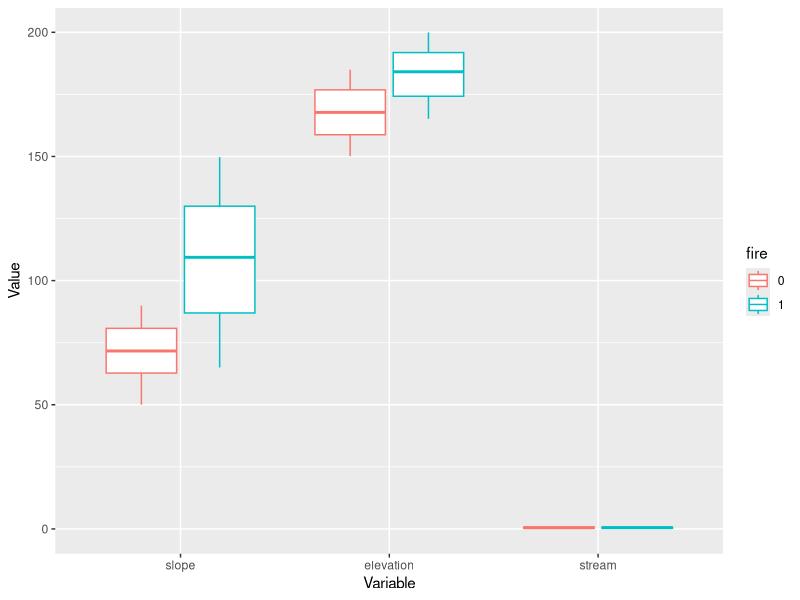
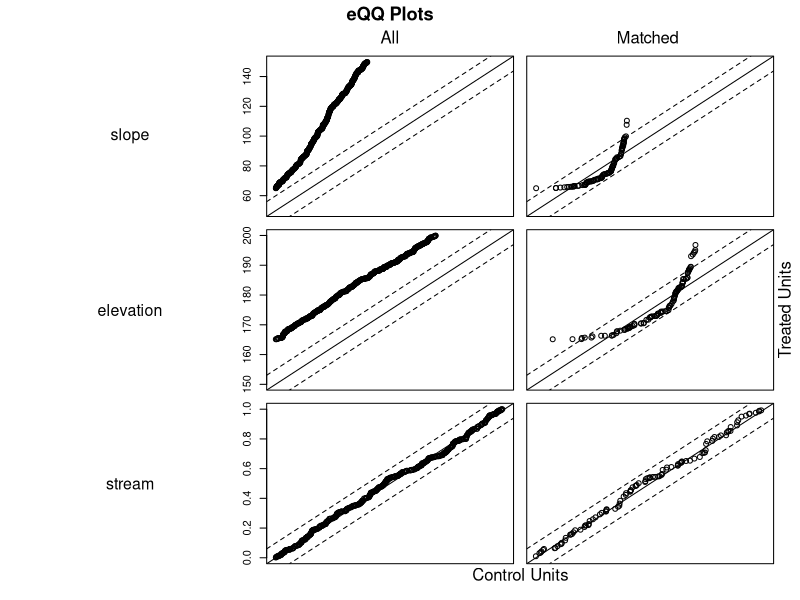

Write R code to recreate these figures, in order.
## ---- chunk 1
knitr::opts_chunk$set(echo = TRUE)

### Install MatchIt if you need to
install.packages("MatchIt",
                 repos = "http://cran.us.r-project.org")

### Load libraries
library(tidyverse)
library(MatchIt)
## ---- chunk 2
### Function to simulate data and write it as a dataframe
simulate_data <- function(){
  
  ### Create variables in a dataframe
  
  ### Make column for observation ID
  df <- data.frame(id = seq(1,1000),
                   
                   ### Add columns for explanatory variables
                   
                   ### Add column for treatment variable
                   fire = c(rep(0,500), rep(1,500)),
                   
                   ### And the rest of the covariates
                   slope = c(runif(500, min = 50, max = 90), 
                             runif(500, min = 65, max = 150)),
                   elevation = c(runif(500, min = 150, max = 185), 
                                 runif(500, min = 165, max = 200)),
                   stream = runif(1000, min = 0, max = 1),
                   
                   ### And the error term
                   error = rnorm(1000, mean = 0, sd = 5))
  
  ### Add a slope*slope variable
  df <- df %>%
    mutate(slope2 = slope^2)
  
  ### Make column for outcome variable (species richness) 
  df <- df %>%
    mutate(species_richness = 1 + 5*fire + 0.07*slope + 0.05*elevation + 2*stream - 0.005*slope2 + error)
  return(df)
}
## ---- chunk 3
### Write a function to generate data and analyze using OLS 
ols_fun <- function(){
  
  ### Simulate the dataset
  data <- simulate_data()
  
  ### Run OLS regression
  ols <- lm(species_richness ~ fire + slope + elevation + stream, 
            data = data)
  
  ### Extract model coefficients and standard error
  fire_coeff <- coef(summary(ols))["fire", "Estimate"]
  fire_se <- coef(summary(ols))["fire", "Std. Error"]
  list <- list(fire_coeff, fire_se)
}

### Apply the function to 1000 replicates
ols_sim <- replicate(1000, ols_fun())

### Extract the model estimates
ols_fire_est <- unlist(ols_sim[1, ])

### Print mean, standard deviation, minimum, and maximum values for coefficient estimates
c(mean(ols_fire_est), sd(ols_fire_est), 
  min(ols_fire_est), max(ols_fire_est))

### Extract the standard deviations
ols_fire_sd <- unlist(ols_sim[2, ])

### Print mean, standard deviation, minimum, and maximum standard deviation of coefficient estimates
c(mean(ols_fire_sd), sd(ols_fire_sd), 
  min(ols_fire_sd), max(ols_fire_sd))
## ---- chunk 4
### Write a function to generate the data, use matching to subset the data, and run a regression on the matched data
pps_fun <- function(){
  
  ### Simulate the dataset
  data <- simulate_data()
  
  ### Match the data on the observed covariates
  match <- matchit(fire ~ slope + 
                     elevation + 
                     stream, 
                   
                   ### set method to use for matching
                   method = "nearest", 
                   
                   ### tell it what data source to draw matches from
                   data = data, 
                   
                   ### tell it to use logistic regression for the matching
                   distance = "glm", 
                   link = "probit",
                   
                   ### specify which order to draw potential points from the full dataset
                   m.order = "random",
                   
                   ### set a maximum distance for the matches
                   caliper = 0.10)
  
  ### Extract the matched data from the full dataset
  matched_data = match.data(match)
  
  ### Run OLS on the matched dataset
  ols <- lm(species_richness ~ fire + slope + 
              elevation + stream, 
            data = matched_data)
  
  ### Extract model coefficients
  fire_coeff <- coef(summary(ols))["fire", "Estimate"]
  fire_se <- coef(summary(ols))["fire", "Std. Error"]
  list <- list(fire_coeff, fire_se) 
}

### Apply the function to 1000 replicates
pps_sim <- replicate(1000, pps_fun())

### Extract the model estimates
pps_fire_est <- unlist(pps_sim[1,])

### Print mean, standard deviation, minimum, and maximum values for coefficient estimates
c(mean(pps_fire_est), sd(pps_fire_est), 
  min(pps_fire_est), max(pps_fire_est))

### Extract the standard deviations
pps_fire_sd <- unlist(pps_sim[2,])

### Print mean, standard deviation, minimum, and maximum standard deviation of coefficient estimates
c(mean(pps_fire_sd), sd(pps_fire_sd), 
  min(pps_fire_sd), max(pps_fire_sd))
## ---- chunk 5
### Simulate a dataset
data_for_match <- simulate_data()

### Make fire a factor variable
data_for_match <- data_for_match %>%
  mutate_at(vars(fire), 
            funs(factor))

### Take a look at the balance of the covariates before matching
data_for_match %>%
  dplyr::select(id, fire, slope, elevation, stream) %>%
  gather(variable, value, slope:stream, factor_key = TRUE) %>%
  ggplot(aes(x = variable, y = value, color = fire)) +
  geom_boxplot() +
  xlab("Variable") + ylab("Value")
### fires: 0 = unburned, 1 = burned

### You can also look at it in table form
covariate_summ <- data_for_match %>%
  group_by(fire) %>%
  summarise(slope_mean = mean(slope),
            slope_sd = sd(slope),
            elevation_mean = mean(elevation),
            elevation_sd = sd(elevation),
            stream_mean = mean(stream),
            stream_sd = sd(stream))
View(covariate_summ)
## ---- chunk 6
### Match the data on the observed covariates
match <- matchit(fire ~ slope + 
                   elevation + 
                   stream, 
                 
                 ### set method to use for matching
                 method = "nearest", 
                 
                 ### tell it what data source to draw matches from
                 data = data_for_match, 
                 
                 ### tell it to use logistic regression for the matching
                 distance = "glm", 
                 link = "probit",
                 
                 ### specify which order to draw potential points from the full dataset
                 m.order = "random",
                 
                 ### set a maximum distance for the matches
                 caliper = 0.10)

### Take a look at the quality of the matches
match_quality <- summary(match, 
                         standardize = TRUE)

### Let's see how many points were matched
match_quality_nn <- as.data.frame(match_quality$nn)
View(match_quality_nn)

### Let's look at the pre-match covariate balance
match_quality_unmatched <- as.data.frame(match_quality$sum.all)
View(match_quality_unmatched)

### What does the covariate balance look like after matching?
match_quality_summary <- as.data.frame(match_quality$sum.matched)
View(match_quality_summary)
### Ideally, you want the standardized mean differences in the matched dataset to be < 0.25 (reference: Schleicher et al. 2020. Statistical matching for conservation science. Conserv. Biol. 34:538–549. https://doi.org/10.1111/cobi.13448).

### You can also look at the amount of bias reduction achieved through matching
match_quality_reduction <- as.data.frame(match_quality$reduction)
View(match_quality_reduction)

### You can also use a fun interactive command to visualize the pre- and post-match covariate spread
plot(match, interactive = FALSE)
